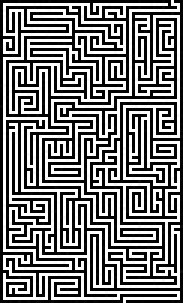
#> input picture outputs/images/notSolved.jpg, 61 x 101 px (shown 3 times larger)
$ python mazedisplay.py --input outputs/images/notSolved.jpg
#> lines starting #> are read from the running program, lines starting #| are printed output that depends on the picture
#!/usr/bin/python3
from PIL import Image, ImageOps
import argparse


parser = argparse.ArgumentParser()
parser.add_argument("-i", "--input")
parser.add_argument("-o", "--output")

"""
    Maze class
    Holds the text and image relating to a maze
"""
class Maze:

    ###############
    # Constructor #
    ###############
    def __init__(self, text=None, image=None):
        self.m_Text = text
        self.m_Image = image

    ###########
    # Setters #
    ###########
    def setText(self, text):
        self.m_Text = text
    def setImage(self, image):
        self.m_Image = image
    def setWidth(self, width):
        self.m_Width = width
    def setHeight(self, height):
        self.m_Height = height
    def setPathColour(self, colour):
        self.m_PathColour = colour

    ###########
    # Getters #
    ###########
    def getText(self):
        return self.m_Text
    def getImage(self):
        return self.m_Image
    def getWidth(self):
        return self.m_Width
    def getHeight(self):
        return self.m_Height
    def getPathColour(self):
        return self.m_PathColour

    ###########
    # Methods #
    ###########

    #Mostly a debugging tool to show the text from parsing text file
    def printText(self):
        for i in self.m_Text:
            print("".join(i))
    #Method used to save the image to file
    def saveImage(self, outname):
        self.m_Image.save("outputs/images/" + outname + ".png")
    #Method used to save text to file
    def saveText(self, outname):
        saving = self.getText()

        height = self.getHeight()
        width = self.getWidth()

        out = "outputs/text/" + outname + ".txt"

        with open(out, 'w') as f:
            f.write(str(width) + "\n" + str(height) + "\n")
            for ele in saving:
                for i in ele:
                    f.write(i)
                f.write("\n")

"""
    This method aims to create an image using a textfile input
    This can work if there is no path or if there is a path
"""
# [20 lines left out: function createImage, not called in this run]

"""
    This method aims to parse text from a textfile and store it into the maze object
"""
# [12 lines left out: function parseText, not called in this run]


def parseImage(maze, loc):

#> called with loc = 'outputs/images/notSolved.jpg'
    im = Image.open(loc)
#> im is the input picture: PIL image 61x101 RGB; min 0, max 255, mean 124.2

    rotated = im.transpose(Image.ROTATE_270)
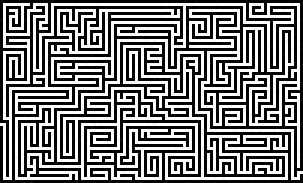
#> rotated: PIL image 101x61 RGB (shown 3 times larger); min 0, max 255, mean 124.2
    flip = ImageOps.mirror(rotated)
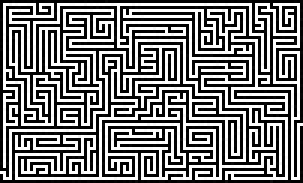
#> flip: PIL image 101x61 RGB (shown 3 times larger); min 0, max 255, mean 124.2

    txt = []

    pix = flip.load()
    height, width = flip.size
#> height = 101; width = 61

    for x in range(0, height):
        line = []
        for y in range(0, width):
            if pix[x, y] >= (0, 0, 0) and pix[x,y] <= (20,20,20):
                line.append("#")
            elif pix[x, y] >= (230, 230, 230) and pix[x,y] <= (255, 255, 255):
                line.append(" ")
            elif pix[x, y] == (49, 201, 1):
                line.append("*")
        txt.append(line)


    maze.setHeight(height)
    maze.setWidth(width)

    maze.setText(txt)


def main():

    maze = Maze()

    parsed = parser.parse_args()

    inp = parsed.input
    outp = parsed.output

    greenpath = (49, 201, 1)
    redpath = (255, 0, 0)
    path = redpath if ("NotSolved" in inp) else greenpath
    maze.setPathColour(path)

    if(".txt" in parsed.input):
        parseText(maze, inp)
        createImage(maze)
        maze.saveImage(outp)
    else:
        parseImage(maze, inp)
        maze.saveText(outp)


if __name__ == "__main__":
#> (the run stopped early here; a loop or call above may not have finished)
